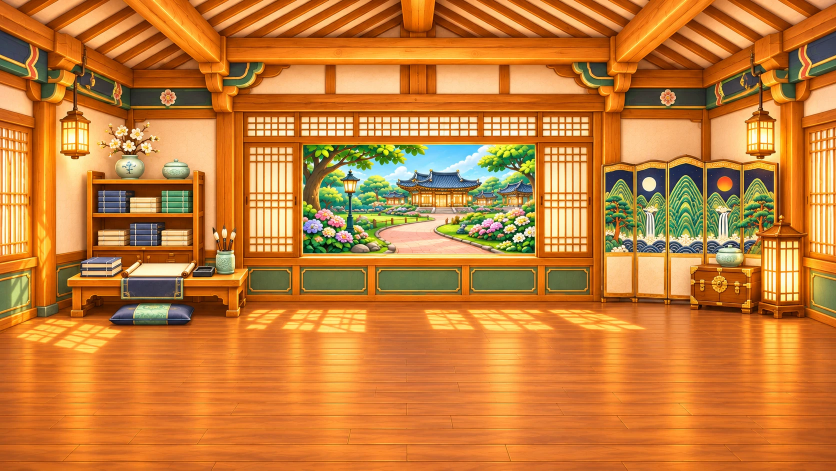
#> input picture assets/geulmaru-src/lobby.webp, 1672 x 941 px (shown at 1/2 size); its folder holds 4 pictures in this run
$ python build_geulmaru.py
#> lines starting #> are read from the running program, lines starting #| are printed output that depends on the picture; after the words box and inside, x2 and y2 are one past the last pixel; in counts of white or black regions, pixels touching at a corner belong together
"""우리말 글마루 그림 만들기

받은 원본(assets/geulmaru-src)을 게임용 그림(assets/geulmaru)으로 나눕니다.

  python -I tools/build_geulmaru.py

원본 → 결과
  lobby.webp            정원으로 열린 조선 서재 로비(1672×941) → lobby.webp 그대로(로비·게임 배경)
  book.webp             전통 문양의 빈 오픈북 → book.webp (투명 여백만 자르고 비율 그대로, 폭 1400)
  star-lamps.webp       별등 두 개(왼쪽 꺼짐·오른쪽 켜짐) → lamp-off.webp, lamp-on.webp (같은 크기·같은 기준점)
  beomi-sheet.webp      범이 4×4: 1~2행 정답 8프레임, 3~4행 오답 설명 8프레임 → beomi.webp (16칸 가로 띠)
  sori-sheet.webp       소리 4×4: 1~2행 정답 날갯짓, 3~4행 오답 갸웃 → sori.webp (16칸 가로 띠)
  greeting-sheet.webp   범이와 소리 입장 인사 4×2 → greet.webp (8칸 가로 띠)

맞추는 방법
  - 칸마다 원본 칸(가로 cols·세로 rows 등분)만 잘라 옆 프레임이 섞이지 않게 함
  - 크기는 모든 프레임 그대로(프레임마다 확대·축소하지 않음)
  - 세로: 칸 안 높이를 그대로 둠 → 발 위치·소리의 점프 높이가 원본 그대로
  - 가로: 범이는 발(아래쪽 끝) 가운데, 소리는 발 가운데, 인사 시트는 범이 신발 가운데를 모든 프레임 같은 x 로
    (원본 범이 시트는 칸보다 좁은 간격으로 그려져 칸마다 32px씩 왼쪽으로 밀려 있어 그대로 쓰면 옆으로 미끄러짐)
  - 결과 칸 크기는 모든 프레임을 담는 가장 작은 크기 + 여백. 발 기준점은 아래 FOOT 로 출력(js/geulmaru/ui.js 에 같은 값)
"""
import os

import numpy as np
from PIL import Image

ROOT = os.path.dirname(os.path.dirname(os.path.abspath(__file__)))
SRC = os.path.join(ROOT, 'assets', 'geulmaru-src')
OUT = os.path.join(ROOT, 'assets', 'geulmaru')
T = 40  # 불투명으로 볼 알파 값


def cells(name, cols, rows):
    im = Image.open(os.path.join(SRC, name)).convert('RGBA')
    W, H = im.size
    return [im.crop((round(c * W / cols), round(r * H / rows), round((c + 1) * W / cols), round((r + 1) * H / rows)))
            for r in range(rows) for c in range(cols)]


def alpha(im):
    return np.asarray(im)[..., 3] > T


def foot_x(im, x_max=None, rows=8):
    """아래 끝에서 rows 줄 안 불투명 픽셀의 가로 가운데(x_max 보다 왼쪽만: 인사 시트에서 소리 발 빼기)"""
    a = alpha(im)
    ys, _ = np.nonzero(a)
    yb = ys.max()
    band = a[yb - rows:yb + 1]
    if x_max is not None:
        band = band[:, :x_max]
    xs = np.nonzero(band.any(0))[0]
    return (xs.min() + xs.max()) / 2


def strip(frames, anchors, pad=6):
    """anchors[i] = 프레임 i 의 기준 x. 모두 같은 x 에 오도록 옮겨 한 줄 띠로. → (띠 그림, 칸 w, h, 기준 x, 아래 발 y)"""
    boxes = []
    for f, ax in zip(frames, anchors):
        a = alpha(f)
        ys, xs = np.nonzero(a)
        boxes.append((xs.min() - ax, ys.min(), xs.max() - ax, ys.max()))
    left = min(b[0] for b in boxes) - pad
    right = max(b[2] for b in boxes) + pad
    top = max(0, min(b[1] for b in boxes) - pad)
    bottom = max(b[3] for b in boxes) + pad
    w, h = int(np.ceil(right - left)), int(bottom - top)
    out = Image.new('RGBA', (w * len(frames), h), (0, 0, 0, 0))
    for i, (f, ax) in enumerate(zip(frames, anchors)):
        cell = Image.new('RGBA', (w, h), (0, 0, 0, 0))
        cell.alpha_composite(f, (int(round(-left - ax)), int(-top)))
        out.alpha_composite(cell, (i * w, 0))
    foot_y = max(b[3] for b in boxes[:1]) - top   # 0번(기본 자세) 발 아래 끝
    return out, w, h, round(-left), int(foot_y)


def main():
    os.makedirs(OUT, exist_ok=True)
    Image.open(os.path.join(SRC, 'lobby.webp')).convert('RGB').save(os.path.join(OUT, 'lobby.webp'), quality=88)

    # 책: 투명 여백만 자르고 비율 그대로
    book = Image.open(os.path.join(SRC, 'book.webp')).convert('RGBA')
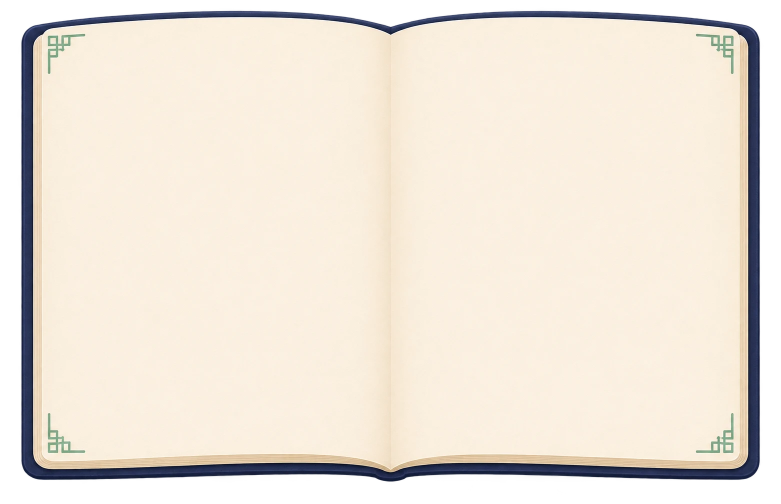
#> input picture assets/geulmaru-src/book.webp, 1561 x 1008 px (shown at 1/2 size)
#> book is the input picture: PIL image 1561x1008 RGBA; mean R, G, B, A 203.6, 195, 184, 218.9
    a = alpha(book)
#> in alpha, `return np.asarray(im)[..., 3] > T`:
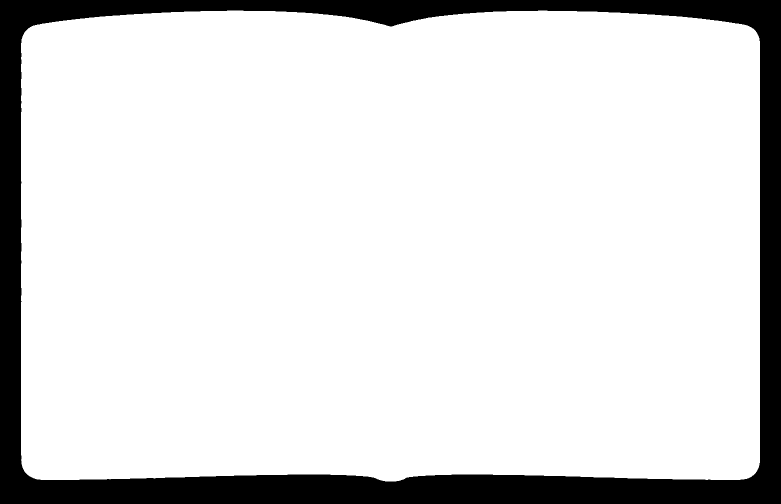
#> returned value: shape (1008, 1561) bool (shown at 1/2 size); 86.7% white; 1 black region, box (x1, y1, x2, y2) and area: (0, 0, 1561, 1008) 209877
    ys, xs = np.nonzero(a)
    book = book.crop((int(xs.min()), int(ys.min()), int(xs.max()) + 1, int(ys.max()) + 1))
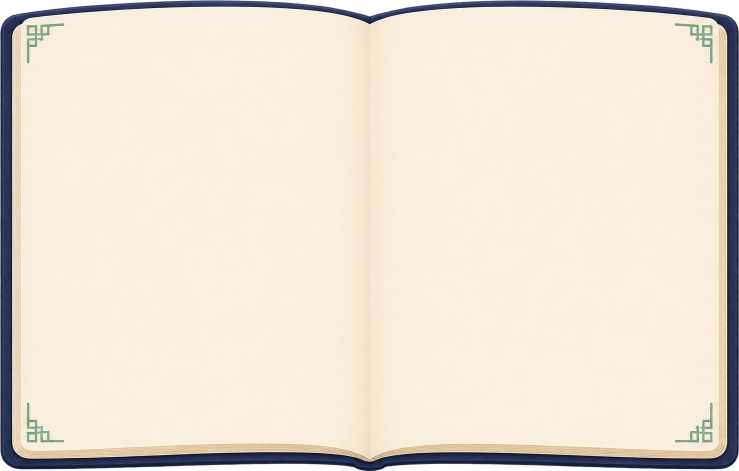
#> book: PIL image 1478x942 RGBA (shown at 1/2 size); mean R, G, B, A 229.8, 220, 207.5, 247.4; transparent parts drawn white
    if book.width > 1400:
        book = book.resize((1400, round(book.height * 1400 / book.width)), Image.LANCZOS)
#> book: PIL image 1400x892 RGBA
    book.save(os.path.join(OUT, 'book.webp'), quality=90)
    print('book', book.size, 'ratio %.4f' % (book.width / book.height))
#| book (1400, 892) ratio 1.5695

    # 별등: 왼쪽·오른쪽 반을 각각 잘라 같은 크기 캔버스, 같은 기준(고리 위 가운데)
    lamps = Image.open(os.path.join(SRC, 'star-lamps.webp')).convert('RGBA')
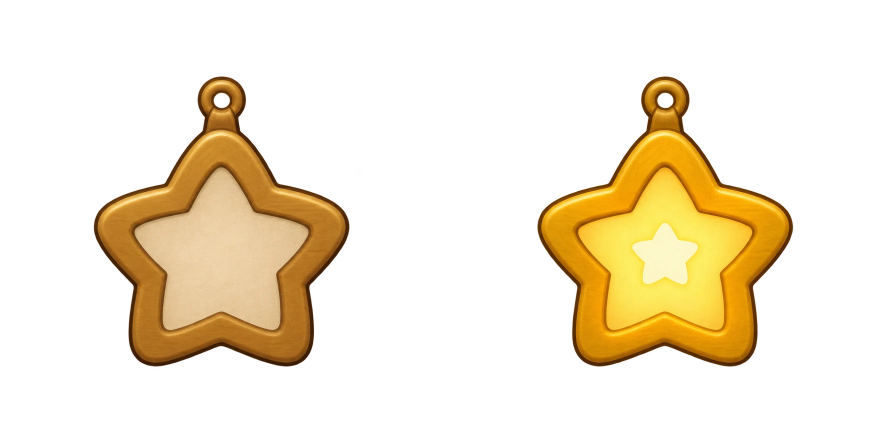
#> input picture assets/geulmaru-src/star-lamps.webp, 1774 x 887 px (shown at 1/2 size)
#> lamps is the input picture: PIL image 1774x887 RGBA; mean R, G, B, A 45.6, 34.3, 13.6, 54.1
    halves = [lamps.crop((0, 0, lamps.width // 2, lamps.height)), lamps.crop((lamps.width // 2, 0, lamps.width, lamps.height))]
    bbs = []
    for hlf in halves:
        ys, xs = np.nonzero(alpha(hlf))
        bbs.append((xs.min(), ys.min(), xs.max(), ys.max()))
#> this loop made 2 passes
#> after the loop, bbs = [(187, 153, 698, 732), (188, 153, 698, 732)]
    w = max(b[2] - b[0] for b in bbs) + 1 + 24
#> w = 536
    h = max(b[3] - b[1] for b in bbs) + 1 + 24
#> h = 604
    for name, hlf, b in zip(['lamp-off', 'lamp-on'], halves, bbs):
        cx = (b[0] + b[2]) / 2
        c = Image.new('RGBA', (w, h), (0, 0, 0, 0))
        c.alpha_composite(hlf, (int(round(w / 2 - cx)), int(12 - b[1])))
        c = c.resize((round(w * 200 / h), 200), Image.LANCZOS)
        c.save(os.path.join(OUT, name + '.webp'), quality=92)
        print(name, c.size)
#> this loop made 2 passes
#> (name, b, cx) on passes 1 to 2: ('lamp-off', (187, 153, 698, 732), 442.5), ('lamp-on', (188, 153, 698, 732), 443)
#| lamp-off (177, 200)
#| lamp-on (177, 200)
#> pass 1, in main, `c = c.resize((round(w * 200 / h), 200), Image.LANCZOS)`:
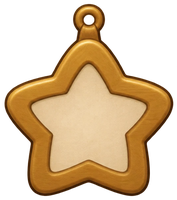
#> c: PIL image 177x200 RGBA; mean R, G, B, A 100.5, 74.3, 41.5, 131.6; transparent parts drawn white
#> pass 2, in main, `c = c.resize((round(w * 200 / h), 200), Image.LANCZOS)`:
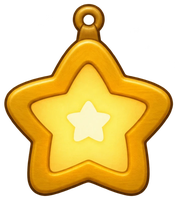
#> c: PIL image 177x200 RGBA; mean R, G, B, A 118.1, 89.1, 21.6, 131.5; transparent parts drawn white

    # 범이: 칸마다 발 가운데를 같은 x 로
    fr = cells('beomi-sheet.webp', 4, 4)
    im, w, h, fx, fy = strip(fr, [foot_x(f) for f in fr])
    im.save(os.path.join(OUT, 'beomi.webp'), quality=92)
    print('beomi cell', w, h, 'foot', fx, fy)

    # 소리: 발 가운데를 같은 x 로(점프 높이는 그대로)
    fr = cells('sori-sheet.webp', 4, 4)
    im, w, h, fx, fy = strip(fr, [foot_x(f) for f in fr])
    im.save(os.path.join(OUT, 'sori.webp'), quality=92)
    print('sori cell', w, h, 'foot', fx, fy)

    # 입장 인사: 범이 신발(칸 왼쪽 280px 안) 가운데를 같은 x 로
    fr = cells('greeting-sheet.webp', 4, 2)
    im, w, h, fx, fy = strip(fr, [foot_x(f, x_max=280, rows=20) for f in fr])
    im.save(os.path.join(OUT, 'greet.webp'), quality=92)
    print('greet cell', w, h, 'foot(범이)', fx, fy)


if __name__ == '__main__':
#> (the run stopped early here; a loop or call above may not have finished)
